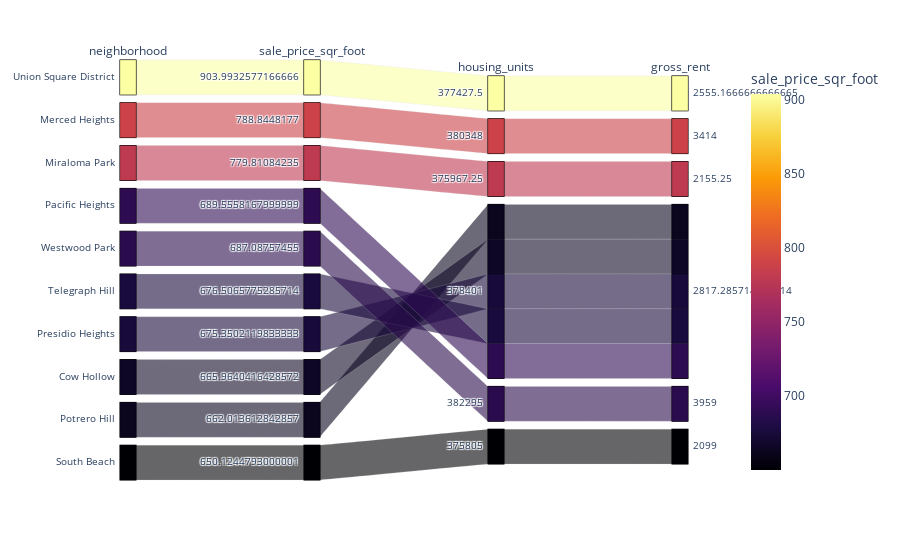

The notebook cell saved with this chart:
### Code cell
parallel_categories()

### Figure 1 — Plotly figure (JSON) as saved in the notebook; plotly's stock layout.template omitted (floating-point values rounded to 4 significant figures)
{"data": [{"dimensions": [{"label": "neighborhood", "values": ["Union Square District", "Merced Heights", "Miraloma Park", "Pacific Heights", "Westwood Park", "Telegraph Hill", "Presidio Heights", "Cow Hollow", "Potrero Hill", "South Beach"]}, {"label": "sale_price_sqr_foot", "values": [904.0, 788.8, 779.8, 689.6, 687.1, 676.5, 675.4, 666.0, 662.0, 650.1]}, {"label": "housing_units", "values": [377400.0, 380348, 376000.0, 378401, 382295, 378401, 378401, 378401, 378401, 375805]}, {"label": "gross_rent", "values": [2555.0, 3414, 2155.0, 2817.0, 3959, 2817.0, 2817.0, 2817.0, 2817.0, 2099]}], "domain": {"x": [0, 1], "y": [0, 1]}, "line": {"color": [904.0, 788.8, 779.8, 689.6, 687.1, 676.5, 675.4, 666.0, 662.0, 650.1], "coloraxis": "coloraxis"}, "name": "", "type": "parcats"}], "layout": {"coloraxis": {"colorbar": {"title": {"text": "sale_price_sqr_foot"}}, "colorscale": [[0, "#000004"], [0.1111, "#1b0c41"], [0.2222, "#4a0c6b"], [0.3333, "#781c6d"], [0.4444, "#a52c60"], [0.5556, "#cf4446"], [0.6667, "#ed6925"], [0.7778, "#fb9b06"], [0.8889, "#f7d13d"], [1, "#fcffa4"]]}, "legend": {"tracegroupgap": 0}, "margin": {"t": 60}}}
